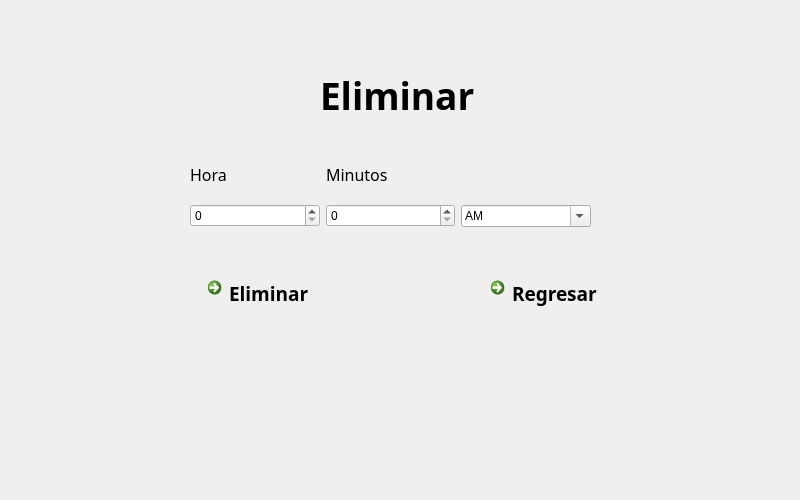
<?xml version="1.0" encoding="UTF-8"?>
<ui version="4.0">
 <class>eliminar</class>
 <widget class="QDialog" name="eliminar">
  <property name="geometry">
   <rect>
    <x>0</x>
    <y>0</y>
    <width>800</width>
    <height>500</height>
   </rect>
  </property>
  <property name="windowTitle">
   <string>Dialog</string>
  </property>
  <widget class="QWidget" name="layoutWidget_2">
   <property name="geometry">
    <rect>
     <x>200</x>
     <y>270</y>
     <width>451</width>
     <height>50</height>
    </rect>
   </property>
   <layout class="QHBoxLayout" name="horizontalLayout_3">
    <item>
     <widget class="QCommandLinkButton" name="ELIMINAR">
      <property name="font">
       <font>
        <family>Padauk</family>
        <pointsize>14</pointsize>
       </font>
      </property>
      <property name="text">
       <string>Eliminar</string>
      </property>
      <property name="icon">
       <iconset resource="icono.qrc">
        <normaloff>:/new/prefix1/papelera.png</normaloff>:/new/prefix1/papelera.png</iconset>
      </property>
     </widget>
    </item>
    <item>
     <spacer name="horizontalSpacer">
      <property name="orientation">
       <enum>Qt::Horizontal</enum>
      </property>
      <property name="sizeHint" stdset="0">
       <size>
        <width>40</width>
        <height>20</height>
       </size>
      </property>
     </spacer>
    </item>
    <item>
     <widget class="QCommandLinkButton" name="REGRESAR">
      <property name="font">
       <font>
        <family>Padauk</family>
        <pointsize>14</pointsize>
        <weight>75</weight>
        <bold>true</bold>
       </font>
      </property>
      <property name="text">
       <string>Regresar</string>
      </property>
      <property name="icon">
       <iconset resource="icono.qrc">
        <normaloff>:/new/prefix1/regre.png</normaloff>:/new/prefix1/regre.png</iconset>
      </property>
     </widget>
    </item>
   </layout>
  </widget>
  <widget class="QLabel" name="label">
   <property name="geometry">
    <rect>
     <x>320</x>
     <y>60</y>
     <width>181</width>
     <height>71</height>
    </rect>
   </property>
   <property name="font">
    <font>
     <family>Padauk</family>
     <pointsize>28</pointsize>
     <weight>75</weight>
     <bold>true</bold>
    </font>
   </property>
   <property name="text">
    <string>Eliminar</string>
   </property>
  </widget>
  <widget class="QWidget" name="">
   <property name="geometry">
    <rect>
     <x>190</x>
     <y>150</y>
     <width>401</width>
     <height>77</height>
    </rect>
   </property>
   <layout class="QHBoxLayout" name="horizontalLayout">
    <item>
     <layout class="QVBoxLayout" name="verticalLayout">
      <item>
       <widget class="QLabel" name="label_2">
        <property name="font">
         <font>
          <family>Padauk</family>
          <pointsize>12</pointsize>
         </font>
        </property>
        <property name="text">
         <string>Hora</string>
        </property>
       </widget>
      </item>
      <item>
       <widget class="QSpinBox" name="hora_3">
        <property name="accelerated">
         <bool>false</bool>
        </property>
        <property name="suffix">
         <string/>
        </property>
        <property name="prefix">
         <string/>
        </property>
        <property name="minimum">
         <number>0</number>
        </property>
        <property name="maximum">
         <number>12</number>
        </property>
        <property name="singleStep">
         <number>1</number>
        </property>
        <property name="value">
         <number>0</number>
        </property>
       </widget>
      </item>
     </layout>
    </item>
    <item>
     <layout class="QVBoxLayout" name="verticalLayout_2">
      <item>
       <widget class="QLabel" name="label_3">
        <property name="font">
         <font>
          <family>Padauk</family>
          <pointsize>12</pointsize>
         </font>
        </property>
        <property name="text">
         <string>Minutos</string>
        </property>
       </widget>
      </item>
      <item>
       <widget class="QSpinBox" name="min_3">
        <property name="maximum">
         <number>59</number>
        </property>
       </widget>
      </item>
     </layout>
    </item>
    <item>
     <layout class="QVBoxLayout" name="verticalLayout_3">
      <item>
       <spacer name="verticalSpacer">
        <property name="orientation">
         <enum>Qt::Vertical</enum>
        </property>
        <property name="sizeHint" stdset="0">
         <size>
          <width>20</width>
          <height>40</height>
         </size>
        </property>
       </spacer>
      </item>
      <item>
       <widget class="QComboBox" name="universal">
        <property name="toolTip">
         <string/>
        </property>
        <property name="accessibleDescription">
         <string/>
        </property>
        <property name="editable">
         <bool>true</bool>
        </property>
        <property name="currentText">
         <string>AM</string>
        </property>
        <property name="currentIndex">
         <number>0</number>
        </property>
        <property name="maxVisibleItems">
         <number>3</number>
        </property>
        <property name="maxCount">
         <number>3</number>
        </property>
        <property name="insertPolicy">
         <enum>QComboBox::InsertAtCurrent</enum>
        </property>
        <property name="sizeAdjustPolicy">
         <enum>QComboBox::AdjustToContentsOnFirstShow</enum>
        </property>
        <item>
         <property name="text">
          <string>AM</string>
         </property>
        </item>
        <item>
         <property name="text">
          <string>PM</string>
         </property>
        </item>
        <item>
         <property name="text">
          <string>M</string>
         </property>
        </item>
       </widget>
      </item>
     </layout>
    </item>
   </layout>
  </widget>
  <zorder>layoutWidget_2</zorder>
  <zorder>layoutWidget</zorder>
  <zorder>label</zorder>
  <zorder>horizontalSpacer</zorder>
 </widget>
 <resources>
  <include location="icono.qrc"/>
 </resources>
 <connections/>
</ui>
